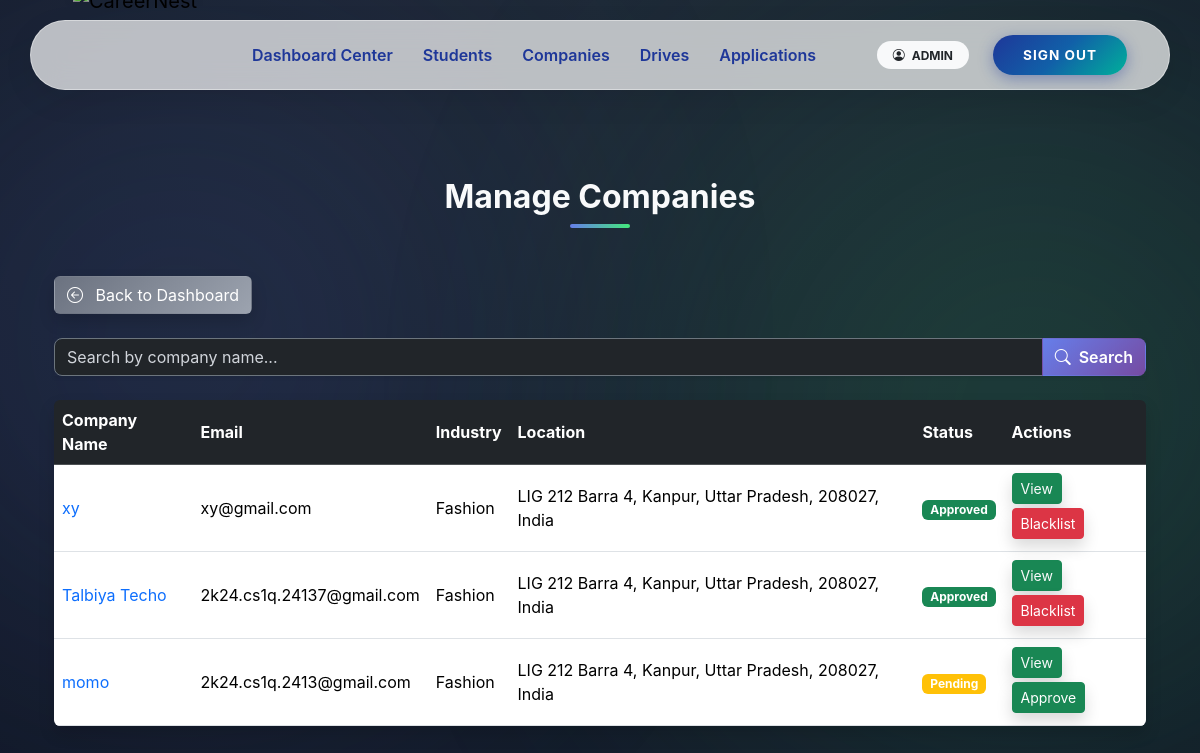
Page /admin/companies (signed in) on the earlier database version.
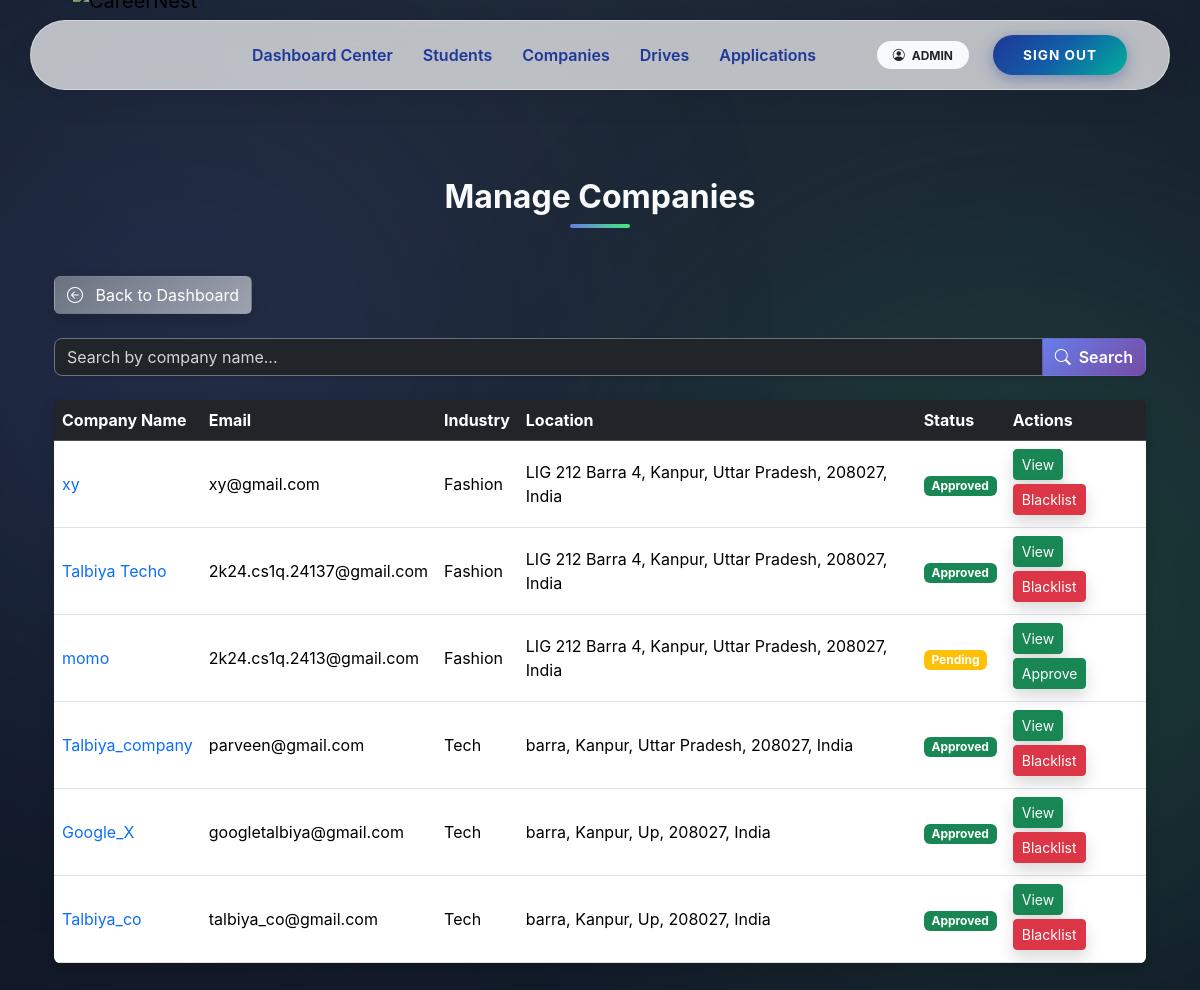
Same page on the later database version.
### app/models.py (models this page shows, shortened)
class User(UserMixin, db.Model):
    __tablename__ = "users"
    user_id = db.Column(db.Integer, primary_key=True)
    email = db.Column(db.String(120), unique=True, nullable=False)
    password_hash = db.Column(db.String(255), nullable=False)
    role = db.Column(db.String(20), nullable=False)
    is_active = db.Column(db.Boolean, default=True)
    is_approved = db.Column(db.Boolean, default=False)
    is_blacklisted = db.Column(db.Boolean, default=False)
    created_at = db.Column(db.DateTime, default=datetime.utcnow)
    student = db.relationship(
        "Student",
        back_populates="user",
        uselist=False,
        cascade="all, delete-orphan"
    )
    company = db.relationship(
        "Company",
        back_populates="user",
        uselist=False,
        cascade="all, delete-orphan"
    )
    admin = db.relationship(
        "Admin",
        back_populates="user",
        uselist=False,
        cascade="all, delete-orphan"
    )

class Company(db.Model):
    __tablename__ = "companies"
    user_id = db.Column(
        db.Integer,
        db.ForeignKey("users.user_id", ondelete="CASCADE"),
        primary_key=True
    )
    company_name = db.Column(db.String(150), nullable=False)
    industry = db.Column(db.String(100))
    location = db.Column(db.String(200))
    website = db.Column(db.String(200))
    contact_person = db.Column(db.String(100))
    contact_phone = db.Column(db.String(20))
    description = db.Column(db.Text)
    user = db.relationship("User", back_populates="company")
    drives = db.relationship(
        "PlacementDrive",
        back_populates="company",
        cascade="all, delete-orphan"
    )

### app/admin/routes.py (the view)
@admin_bp.route('/companies')
@login_required
@role_required('admin')
def companies():
    q = request.args.get('q', '')
    query = User.query.filter_by(role='company')
    if q:
        query = query.join(Company).filter(Company.company_name.ilike(f'%{q}%'))
    companies = query.all()
    return render_template('admin/companies.html', companies=companies, q=q)

### app/utils.py (called while the page is built)
def role_required(required_role):
    def decorator(f):
        @wraps(f)
        def decorated_function(*args, **kwargs):
            if not current_user.is_authenticated:
                abort(401)
            if current_user.role != required_role:
                abort(403)
            if required_role in ["student", "company"] and not current_user.is_approved:
                abort(403)
            if current_user.is_blacklisted:
                abort(403)
            return f(*args, **kwargs)
        return decorated_function
    return decorator

### app/templates/admin/companies.html (shortened to what this page needs)
{% extends 'base.html' %}
{% block content %}
<div class="dashboard-bg">
  <div class="container position-relative">
    <h2 class="section-heading text-center mb-5">Manage Companies</h2>
    <a href="{{ url_for('admin.dashboard') }}" class="btn btn-gradient-secondary mb-4 shadow hover-glow text-white">
      <i class="bi bi-arrow-left-circle me-2"></i> Back to Dashboard
    </a>
    <form method="GET" class="mb-4">
      <div class="input-group shadow-sm">
        <input type="text" name="q" class="form-control bg-dark text-white border border-secondary"
               placeholder="Search by company name..." value="{{ q }}">
        <button class="btn btn-gradient-primary text-white" type="submit"><i class="bi bi-search me-1"></i> Search</button>
      </div>
    </form>
    {% if companies %}
    <div class="table-responsive shadow rounded">
      <table class="table table-hover align-middle mb-0 text-white">
        <thead class="table-dark">
          <tr>
            <th>Company Name</th>
            <th>Email</th>
            <th>Industry</th>
            <th>Location</th>
            <th>Status</th>
            <th>Actions</th>
          </tr>
        </thead>
        <tbody>
          {% for user in companies %}
          <tr>
            <td>
              <a href="{{ url_for('admin.company_detail', user_id=user.user_id) }}" class="text-primary text-decoration-none">
                {{ user.company.company_name if user.company else 'N/A' }}
              </a>
            </td>
            <td>{{ user.email }}</td>
            <td>{{ user.company.industry if user.company else 'N/A' }}</td>
            <td>{{ user.company.location if user.company else 'N/A' }}</td>
            <td>
              {% if user.is_blacklisted %}
              <span class="badge bg-danger">Blacklisted</span>
              {% elif user.is_approved %}
              <span class="badge bg-success">Approved</span>
              {% else %}
              <span class="badge bg-warning">Pending</span>
              {% endif %}
            </td>
            <td>
              <a href="{{ url_for('admin.company_detail', user_id=user.user_id) }}"
                 class="btn  btn-success btn-sm mb-1 shadow hover-glow">View</a>
              {% if not user.is_approved %}
              <form action="{{ url_for('admin.approve_company', user_id=user.user_id) }}" method="POST" style="display:inline;">
                <button type="submit" class="btn btn-success btn-sm mb-1 shadow hover-glow">Approve</button>
              </form>
              {% endif %}
              {% if user.is_blacklisted %}
              <form action="{{ url_for('admin.blacklist_company', user_id=user.user_id) }}" method="POST" style="display:inline;">
                <button type="submit" class="btn btn-success btn-sm mb-1 shadow hover-glow">Unblacklist</button>
              </form>
              {% elif user.is_approved %}
              <form action="{{ url_for('admin.blacklist_company', user_id=user.user_id) }}" method="POST" style="display:inline;">
                <button type="submit" class="btn btn-danger btn-sm mb-1 shadow hover-glow">Blacklist</button>
              </form>
              {% endif %}
            </td>
          </tr>
          {% endfor %}
        </tbody>
      </table>
    </div>
    {% else %}
    <div class="alert alert-info shadow rounded">No companies found.</div>
    {% endif %}
  </div>
</div>
{% endblock %}

Differences in the rows shown:
added User: company "Talbiya_company", email "parveen@gmail.com", company "Tech", company "barra, Kanpur, Uttar Pradesh, 208027, India", is_blacklisted "Approved"
added User: company "Google_X", email "googletalbiya@gmail.com", company "Tech", company "barra, Kanpur, Up, 208027, India", is_blacklisted "Approved"
added User: company "Talbiya_co", email "talbiya_co@gmail.com", company "Tech", company "barra, Kanpur, Up, 208027, India", is_blacklisted "Approved"
